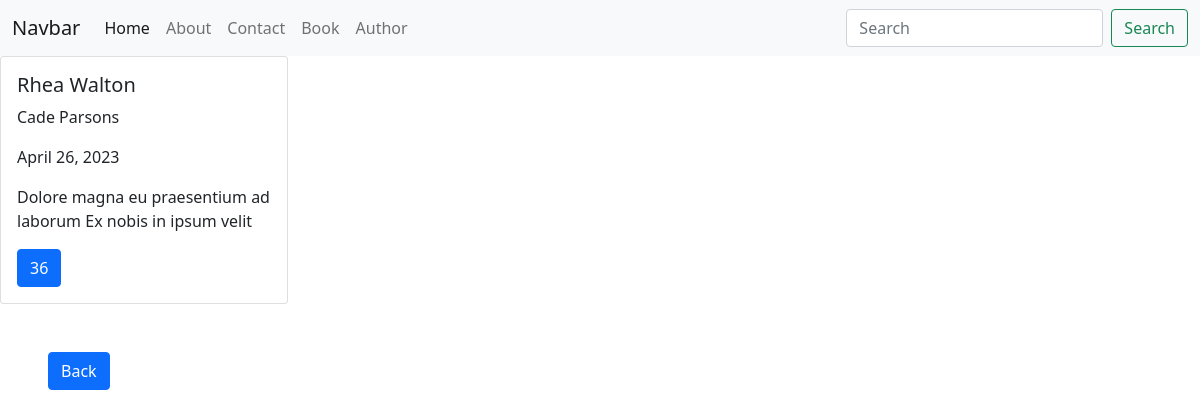
Screenshot of /readauthor/4/ with the database file from the repository.
### first/models.py (models this page shows, shortened)
class Author(models.Model):
    name = models.CharField(max_length=150)
    age = models.PositiveIntegerField()
    active_date = models.DateField()
    penname = models.CharField(max_length=150)
    journal = models.CharField(max_length=150)

### first/views.py (the view)
# urls.py: path('readauthor/<int:author_id>/', views.readauthor, name="readauthor"),
def readauthor(request, author_id):
    author = Author.objects.get(id = author_id)
    context={
        'author':author
    }
    return render(request, 'readauthor.html', context)

### templates/readauthor.html (shortened to what this page needs)
{% extends 'inc/nav.html' %}
{% block content %}
<div class="card" style="width: 18rem;">
    <div class="card-body">
      <h5 class="card-title">{{author.name}}</h5>
      <p class="card-text">{{author.penname}}</p>
      <p class="card-text">{{author.active_date}}</p>
      <p class="card-text">{{author.journal}}</p>
      <a href="#" class="btn btn-primary">{{author.age}}</a>
    </div>
  </div>
  <a href="{% url 'author' %}" class="m-5 btn btn-primary">Back</a>
{% endblock content %}

### rows the page displays
Author: name "Rhea Walton", penname "Cade Parsons", active_date "April 26, 2023", journal "Dolore magna eu praesentium ad laborum Ex nobis in ipsum velit", age "36"
